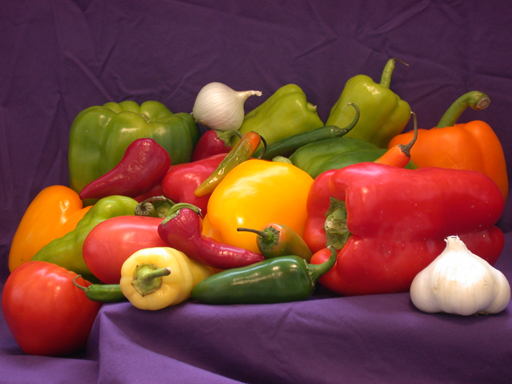
#> input picture prac3/peppers.png, 512 x 384 px
$ python 4.1.py
#> lines starting #> are read from the running program, lines starting #| are printed output that depends on the picture
from PIL import Image
import matplotlib.pyplot as plt
import numpy as np
import cv2
def imadjust(img, low_in, high_in):
    min_val = low_in
    max_val = high_in
    # Calcular imagen ajustada
    img_out = np.round(255.0 * (img - min_val) / (max_val - min_val + 1))
    # Convertir a uint8 y asegurar límites
    img_out = img_out.astype(np.uint8)
    img_out[img < min_val] = 0
    img_out[img > max_val] = 255
    return img_out

def imadjustLUT (img, low_in, high_in, *args):
    if isinstance(args, np.ndarray):
        LUT = args
    else:
        min = low_in
        max = high_in
        # Make a LUT (Look-Up Table) to translate image values
        LUT = np.zeros(256,dtype=np.uint8)
        LUT[max+1:] = 255
        LUT[min:max+1] = np.linspace(start=0,stop=255,num=(max-min)+1,endpoint=True, dtype= np.uint8)
    # Apply LUT and save resulting image
    img_out = LUT[img]
    return img_out

# Función mejorada con recorte automático del 1%
def imadjust_auto(img):
    # Calcular histograma
    hist = cv2.calcHist([img], [0], None, [256], [0, 256])
    hist = hist.flatten() / hist.sum()  # Normalizar a probabilidad

    # Calcular CDF (Cumulative Distribution Function)
    cdf = hist.cumsum()

    # Encontrar los valores para recortar el 1% por arriba y por abajo
    low_in = np.argmax(cdf >= 0.01)
    high_in = np.argmax(cdf >= 0.99)

    # Ajustar la imagen
    return imadjust(img, low_in, high_in), low_in, high_in


img = cv2.imread('peppers.png')
#> img is the input picture: shape (384, 512, 3); mean B, G, R 57.6, 66.4, 120.8
img_rgb = cv2.cvtColor(img, cv2.COLOR_BGR2RGB)
#img_adj = imadjustLUT(img_rgb, 100, 200)
fig, axs = plt.subplots(1, 2, figsize=(12,4)) # Dos subplots en horizontal
axs[0].imshow(img_rgb, vmin=0, vmax=255)
nonlinear_lut = np.zeros(256, dtype=np.uint8)
for i in range(256):
    if i <= 100:
        nonlinear_lut[i] = 0
    elif i >= 200:
        nonlinear_lut[i] = 255
    else:
        # Función cuadrática en lugar de lineal
        x = (i - 100) / (200 - 100)
        y = x * x
        nonlinear_lut[i] = int(255 * y)

img_auto, low_auto, high_auto = imadjust_auto(img_rgb)
#> in imadjust_auto, `hist = cv2.calcHist([img], [0], None, [256], [0, 256])`: hist = 256 values, max 11175 at index 255, min 0 at index 0, mean 768
#> in imadjust_auto, `hist = hist.flatten() / hist.sum()`: hist = 256 values, max 0.0568 at index 255, min 0 at index 0, mean 0.00391
#> in imadjust_auto, `cdf = hist.cumsum()`: cdf = 256 values from 0 to 1
#> in imadjust_auto, `low_in = np.argmax(cdf >= 0.01)`: low_in = 32
#> in imadjust_auto, `high_in = np.argmax(cdf >= 0.99)`: high_in = 255
#> in imadjust, `min_val = low_in`: min_val = 32
#> in imadjust, `max_val = high_in`: max_val = 255
#> in imadjust, `img_out = np.round(255.0 * (img - min_val) / (max_val - min_val + 1))`:
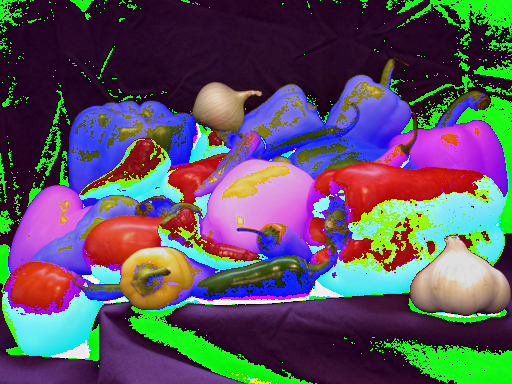
#> img_out: shape (384, 512, 3) float64; mean R, G, B 103.9, 93.9, 111.4; drawn with min black and max white
#> in imadjust, `img_out = img_out.astype(np.uint8)`:
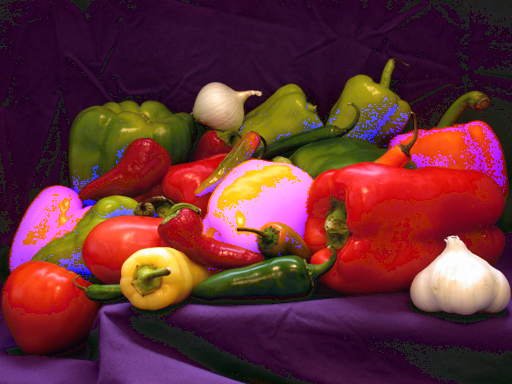
#> img_out: shape (384, 512, 3); mean R, G, B 101.4, 45.8, 53.2
#> in imadjust, `img_out[img < min_val] = 0`:
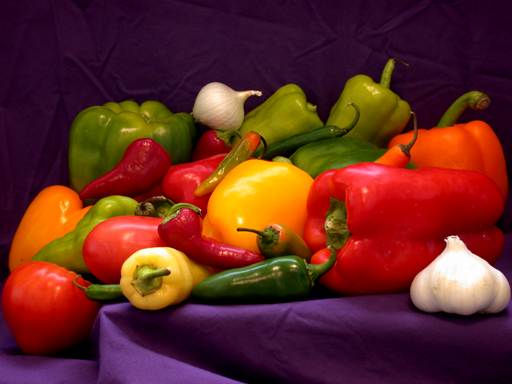
#> img_out: shape (384, 512, 3); mean R, G, B 101.2, 41.5, 35
#> low_auto = 32; high_auto = 255
axs[1].imshow(img_auto, cmap='gray')
axs[1].set_title(f'Ajuste auto (1%) [{low_auto}, {high_auto}]')
axs[1].axis('off')
plt.show()
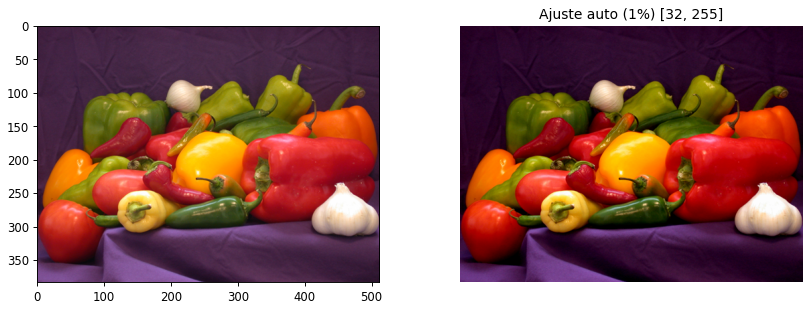
#> figure drawn by matplotlib, 2 panels

$ run again, with prac3/clahe_1.png copied over prac3/peppers.png
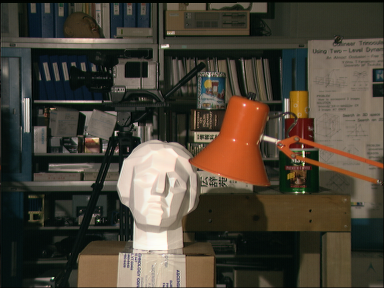
#> input picture prac3/clahe_1.png, 384 x 288 px
#> img is the input picture: shape (288, 384, 3); mean B, G, R 55.3, 67.6, 74.7
#> in imadjust_auto, `hist = cv2.calcHist([img], [0], None, [256], [0, 256])`: hist = 256 values, max 3028 at index 6, min 2 at index 255, mean 432
#> in imadjust_auto, `hist = hist.flatten() / hist.sum()`: hist = 256 values, max 0.0274 at index 6, min 1.81e-05 at index 255, mean 0.00391
#> cdf = 256 values from 0.00136 to 1
#> low_in = 2
#> high_in = 245
#> min_val = 2
#> max_val = 245
#> in imadjust, `img_out[img > max_val] = 255`:
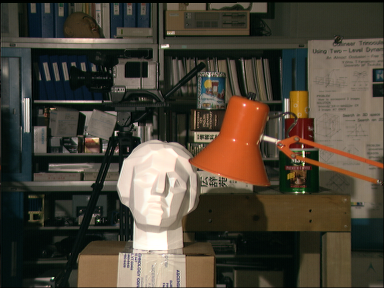
#> img_out: shape (288, 384, 3); mean R, G, B 75.9, 68.6, 55.7
#> low_auto = 2; high_auto = 245
#> `plt.show()`:
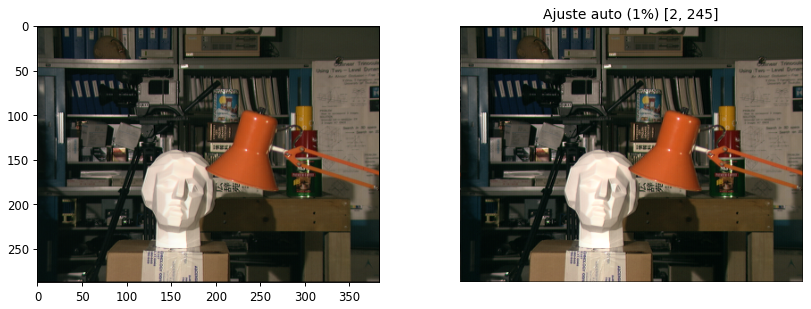
#> figure drawn by matplotlib, 2 panels
